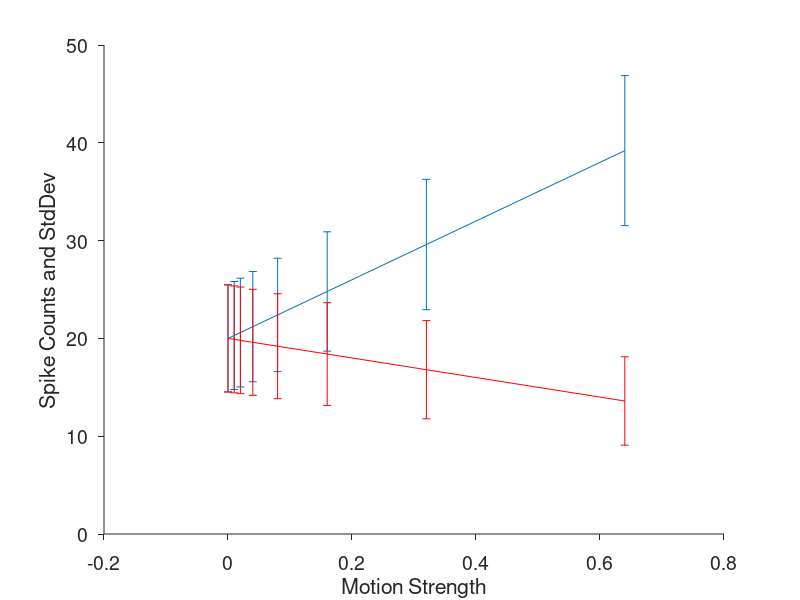

Write MATLAB code to recreate this figure. (Note: this script raises an error after producing the figure.)
% choiceProbabilityTutorial.m%% This tutorial deals with the relationship between single neuron activity% and the behavioral choices that we (or monkeys) make in psychophysics.% It comes at the tail of the signal detection tutorial and deals with the % same topics: motion direction discrimination and MT neural activity.% This is the payoff from SDT because it gives us something to measure in% neurons that will ultimately constrain theories of neural coding.%% It stems from taking seriously the idea that choices in psychophysics arise% from the responses of neurons that represent the likelihood of one alternative% (e.g., leftward motion) versus another (e.g., rightward motion)%% M.N. Shadlen, CSH June, 1998% Updated 6/17/10 MRC% Updated 6/27/22 EAC%addpath('ChoiceProbability');%addpath('gamSpikeTrain');addpath(genpath('dependencies_choiceProbability'));%return%% Compute expected mean responses% To model neurons, we need to set the spontaneous activity, the response% to random noise motion (0% coherence) and the amount of increased or % decreased response when motion is in the PREF or NULL direction of the % neuron.  This turns out to be well approximated by a linear function% <resp> = SpikesPerSecAtCoh0 + SpikesPerSecPerPCoh*COH %SpontAct = 8SpikesPerSecAtCoh0 = 20SpikesPerSecPerPCoh = 30 SpikesPerSecPerNCoh = -10% The response on any one trial is variable.  For cortical neurons% this variability is well accounted for by a proportional relationship % between expected spike COUNTS and the variance.  This describes the % variability from trial to trial that you would measure if you showed the same% stimulus over and over again.  See the GamSpikeTrainTutorial.%% Var[count] = FanoFactor * <count>FanoFactor = 1.5% Since we are dealing with spike counts, we must state how long we have% to count spikesDuration = 1		% seccohvect = [0 .01 .02 .04 .08 .16 .32 .64]'ExpectedCountPREF = SpikesPerSecAtCoh0 + SpikesPerSecPerPCoh*cohvectExpectedCountNULL = SpikesPerSecAtCoh0 + SpikesPerSecPerNCoh*cohvect% From these values we get the response of a neuron to motion in its% preferred direction at a number of motion strengths, and the response to % motion in its anti-preferred (NULL) direction. We can also compute the % standard deviation of the spike counts.figure(1)hold offerrorbar(cohvect,ExpectedCountPREF,sqrt(FanoFactor*ExpectedCountPREF))hold onerrorbar(cohvect,ExpectedCountNULL,sqrt(FanoFactor*ExpectedCountNULL),'r')hold offset(gca,'TickDir','out','FontSize',14,'Box','off');xlabel('Motion Strength')ylabel('Spike Counts and StdDev')% This should be old hat.  The signal detection tutorial went through this. % It is the relative separation of these response distributions, relative % in terms of the standard dev, that leads to the discriminability of % the motion on the basis of this neuron. %% Distributions of responses, sorted by choice% Let's be a little more concrete.  Suppose we show the monkey upward% motion and suppose the subject (monkey) is really% making decisions on a trial by trial basis by comparing the response of % a neuron preferring up to the response of a neuron peferring down.% I won't go through this because we covered this in the sdtTutorial.%% How would the response of the up neuron relate to the monkey's choices?% To answer this we do not want to look at lots of motion strengths, because% it's obvious and trivial that the larger responses from the UP neuron result% in more upward judgments.  That's just because the stronger UP motion leads% to stronger response from the UP neuron. No big deal.% But...if we're serious about our model of how the judgment follows the % neural response, we make another more subtle prediction.  Even for the same% stimulus, the response ought to predict the monkey's choices.% Let's model this.  We'll model the responses by drawing from a normal distribution% That's not a bad approximation so long as the mean response is sufficiently% large (so that negative vals don't occur)coh = 0ntrials = 100ExpectedCountUP = Duration * (SpikesPerSecAtCoh0 + SpikesPerSecPerPCoh*coh)ExpectedCountDOWN = Duration * (SpikesPerSecAtCoh0 + SpikesPerSecPerNCoh*coh)CountsUP = normrnd(ExpectedCountUP,sqrt(FanoFactor*ExpectedCountUP),ntrials,1);CountsDOWN = normrnd(ExpectedCountDOWN,sqrt(FanoFactor*ExpectedCountDOWN),ntrials,1);% On each trial, the monkey chooses UP if the UP response exceeds the down% response.  This is just the standard likelihood model that links SDT with% psychophysics.choicesUP = CountsUP>CountsDOWN;  	% here's the decision rulechoicesDOWN = ~choicesUP;% Now let's see whether there is an association between the choice % the monkey makes and the response from the Up Neuron[h1,resp,fUP] = freqhist(CountsUP(choicesUP),[0:2:40]);[h2,resp,fDOWN] = freqhist(CountsUP(choicesDOWN),[0:2:40]);figure(1),hold offh1 = bar(resp,fUP);hold onh2 = bar(resp,-fDOWN);set(h2,'FaceColor','none')set(gca,'TickDir','out','FontSize',14,'Box','off');xlabel('Spike count')ylabel('Relative frequency')tck = get(gca,'YTick');tck = round(100*tck) / 100;set(gca,'YTick',tck,'YTickLabel',num2str(abs(tck')),'XLim',[0 42])s='Response distributions from UP neuron to 0% coh, sorted by choice';title(s),set(get(gca,'Title'),'FontSize',12)% Notice the subtle difference in these distributions.  % The mean response from the UP neuron on UP choice trials ismean(CountsUP(choicesUP))% The mean response from the UP neuron on DOWN choice trials ismean(CountsUP(choicesDOWN))% Remember, these are responses to the same stimulus.%%% One way to think about this is to ask how well an observer could guess% the monkey's judgment from the responses.  This is a little like asking how % well the neuron's responses discriminate the direction of motion.  We did this % to compute the neurometric function.  Here we are asking how well% an ideal observer would categorize the monkey's choices on the basis% of the response of the neuron.  As in the sdtTutorial, it would be easier % to think of this as if we were given two responses, one drawn from % the set associated with UP choices and one associated with DOWN choices % (remember these are responses to the SAME stimulus).  You (the ideal% observer) would say that the larger response was obtained when the monkey % chose UP.  What's the probability that you would be right?% Answer: area under the ROCChoiceProbabilityUP = rocN(CountsUP(choicesUP), CountsUP(choicesDOWN))% You should get a value around 0.86.  That's a pretty strong association. % It is a prediction about something that can be measured if you record% from the right neuron in a monkey doing psychophysics.% You can compute the theoretical value from the Normal distribution, but% I'll leave that as an exercise in conditional probabilities.%%% You can also write some code to look at the distribution of responses from % the DOWN preferring neuron.[h1,resp,fUP] = freqhist(CountsDOWN(choicesUP),[0:2:40]);[h2,resp,fDOWN] = freqhist(CountsDOWN(choicesDOWN),[0:2:40]);figure(2), hold offh1 = bar(resp,fUP);hold onh2 = bar(resp,-fDOWN);set(h2,'FaceColor','none')set(gca,'TickDir','out','FontSize',14,'Box','off');xlabel('Spike count')ylabel('Relative frequency')tck = get(gca,'YTick');tck = round(100*tck) / 100;set(gca,'YTick',tck,'YTickLabel',num2str(abs(tck')),'XLim',[0 42])s = sprintf('Response distributions from DOWN neuron to %d%% coh, sorted by choice', coh);title(s),set(get(gca,'Title'),'FontSize',12)ChoiceProbabilityUP = rocN(CountsDOWN(choicesDOWN), CountsDOWN(choicesUP))% Convince yourself that the responses in Figs 1 and 2 are actually not% different from each other if we ignore the monkey's choices.  They are% the UP neuron's responses to 0% coh motion and the DOWN neuron's responses % to 0% coh motion.  There's no difference, on average, in the way that the% UP and DOWN preferring neurons respond to 0% coh motion. % All we're saying here is that if the monkey says "up" when the UP neuron% responds more than the DOWN neuron, then the responses will tend to sort % themselves in this way.%% Why are real choice probabilities small?% So what is the real situation?   The choice probability in MT is about 0.58. % That's a long way from 0.86.  Why?% Well, the monkey is probably not making choices based on just one neuron.% So let's follow the same line of thinking developed in sdtTutorial.% Suppose the monkey pools the activity from many neurons. % Let's assume the variable responses from each neuron on each trial are all% independent of one another.poolsize = 50;coh = 0ntrials = 100ExpectedCountUP = Duration * (SpikesPerSecAtCoh0 + SpikesPerSecPerPCoh*coh)ExpectedCountDOWN = Duration * (SpikesPerSecAtCoh0 + SpikesPerSecPerNCoh*coh)% make matrices of the responses.  The rows are the trials.  The columns% are the neurons.  We simulate two pools, UP and DOWN.CountsUP = normrnd(ExpectedCountUP,sqrt(FanoFactor*ExpectedCountUP),ntrials,poolsize);CountsDOWN = normrnd(ExpectedCountDOWN,sqrt(FanoFactor*ExpectedCountDOWN),ntrials,poolsize);%%% The decision rule now depends on the average reponse of all the neurons in % the pool:choicesUP = mean(CountsUP,2) > mean(CountsDOWN,2);  	choicesDOWN = ~choicesUP;%% **** Now sort the responses from any 1 of the UP neurons, based on the monkey's choiceswhichNeuron = 1[h1,resp,fUP] = freqhist(CountsUP(choicesUP,whichNeuron),[0:2:40]);[h2,resp,fDOWN] = freqhist(CountsUP(choicesDOWN,whichNeuron),[0:2:40]);figure(1),hold offh1 = bar(resp,fUP);hold onh2 = bar(resp,-fDOWN);set(h2,'FaceColor','none')set(gca,'TickDir','out','FontSize',14,'Box','off');xlabel('Spike count')ylabel('Relative frequency')tck = get(gca,'YTick');tck = round(100*tck) / 100;set(gca,'YTick',tck,'YTickLabel',num2str(abs(tck')),'XLim',[0 42])s = sprintf('Response distributions from 1 UP neuron to %d%% coh, sorted by choice, poolsize=%d',...  coh, poolsize);title(s),set(get(gca,'Title'),'FontSize',12)% Notice the subtle difference in these distributions has more or less% vanished.  I'm assuming you used a poolsize larger than 10.% The mean response from the UP neuron on UP choice trials ismean(CountsUP(choicesUP,whichNeuron))% The mean response from the UP neuron on DOWN choice trials ismean(CountsUP(choicesDOWN,whichNeuron))%% **** What is the choice probability in this case?  % I wrote a tool that computes ROC area for each of the poolsize neurons% We'll take the mean.ChoiceProbabilityUP = mean(nanroc(CountsUP(choicesUP,:), CountsUP(choicesDOWN,:)))% If you chose poolsize of about 20, then you got a choice probability of % about 0.56.  If you choose poolsize of 100 you should get down below 0.54% This is looking good.  We could, in principle, find the poolsize that predicts% the measured choice probability.  We ought to be pleased that the size% is larger than one.  How could we have possibly found the one neuron that% the monkey uses to base judgments off of?  Really!  % On the other hand, when we have a lot of neurons in the pool, we would % expect an improvement in sensitivity.  That's not good!  The single neurons% in MT are awfully sensitive.  Remember, the neurometric function is % a pretty good match for the psychometric function.  If we pool lots % of neurons, the sensitivity gets fantastic and we can no longer account% for the monkey's performance (threshold).  That's unacceptable.  It implies% that our decision rule is wrong!   % In fact, we would like to account for both sensitivity (i.e., threshold) and % choice probability with the same rule.  % That turns out to be a tall order.  More neurons reduces the impact of any% one on the behavior trial-to-trial, but increases sensitivity to weak % motion.  We'll come back to this.%% Covariance of responses % Remember for the sdtTutorial, that if the responses of the neurons that % comprise the pools are *not* independent, then the benefits of pooling are% curtailed.  Let's look at this.% let's choose a level of correlation:rbar = 0.2% To make weakly correlated responses, we start with 0-mean, unit-variance% normal deviates.xUP = normrnd(0,1,ntrials,poolsize);xDOWN = normrnd(0,1,ntrials,poolsize);% notice that these values are independent.  The mean r value from all % the pairs should be very close to 0.  LEt's convince ourselves.% There are lots of pairwise r vals, poolsize*(poolsize-1) / 2% Plot a frequency histogram.rmatrix = corrcoef(xUP);rmatrix(logical(eye(size(rmatrix)))) = nan;figure(1),hold off, freqhist(rmatrix);set(gca,'TickDir','out','FontSize',14,'Box','off');set(gca,'XLim',[-1 1])xlabel('r_{ij}')ylabel('Relative frequency')% or take the mean of the off diagonal terms of the correlation matrixmeanR(xUP)meanR(xDOWN)%% **** Create a correlated matrix of counts% We can correlate the rows of xUP as follows.% Treat each of the rows as a column vector (xUP')% generate a matrix which is the square root matrix of% the desired covariance matrix.  I don't know a good way to do% this so I designed a brute force method.  I'm sure there are better ways, % but this works.  You can look at % [C Q] = qrancorrelmtx(poolsize,rbar,rbar,1);% Notice that Q*Q' approximates C.  Q is the matrix square root.CountsUP = ExpectedCountUP + sqrt(FanoFactor*ExpectedCountUP)* (Q*xUP')';CountsDOWN = ExpectedCountDOWN + sqrt(FanoFactor*ExpectedCountDOWN)* (Q*xDOWN')';% Confirm that the pairwise correlation is about rbarrmatrix = corrcoef(CountsUP);rmatrix(logical(eye(size(rmatrix)))) = nan;figure(1),hold off, freqhist(rmatrix);set(gca,'TickDir','out','FontSize',14,'Box','off');set(gca,'XLim',[-1 1])xlabel('r_{ij}')ylabel('Relative frequency')% or take the mean of the off diagonal terms of the correlation matrixmeanR(CountsUP)meanR(CountsDOWN)% So now we have matrices of responses.  Each row is a trial.% Each  column is the response from 1 neuron.%% **** What's the choice probability?% The decision rule is choicesUP = mean(CountsUP,2) > mean(CountsDOWN,2);  	choicesDOWN = ~choicesUP;% Now sort the responses from any 1 of the UP neurons, based on the monkey's% choiceswhichNeuron = 1[h1,resp,fUP] = freqhist(CountsUP(choicesUP,whichNeuron),[0:2:40]);[h2,resp,fDOWN] = freqhist(CountsUP(choicesDOWN,whichNeuron),[0:2:40]);figure(3),hold offh1 = bar(resp,fUP);hold onh2 = bar(resp,-fDOWN);set(h2,'FaceColor','none')set(gca,'TickDir','out','FontSize',14,'Box','off');xlabel('Spike count')ylabel('Relative frequency')tck = get(gca,'YTick');tck = round(100*tck) / 100;set(gca,'YTick',tck,'YTickLabel',num2str(abs(tck')),'XLim',[0 42])s = sprintf('Response distributions from 1 UP neuron to %d%% coh, sorted by choice; r=%.3f, poolsize=%d',...  coh, rbar, poolsize);title(s);set(get(gca,'Title'),'FontSize',12)%%% Here's the choice probability (the mean value for each of the poolsize% neurons.  The answer should be around 0.67, depending on poolsizeChoiceProbabilityUP = mean(nanroc(CountsUP(choicesUP,:), CountsUP(choicesDOWN,:)))% This is getting interesting.  If many neurons are weakly correlated% then two things hold.  We learned in the sdtTutorial that the expected improvement% in sensitivity is curtailed.  Now we learn that any one of these neurons% retains a relationship with the decision.% Convince yourself that larger poosizes than 50 or so do not lead to % big changes in the choice probability.  Remember that the improvement in sensitivity% reaches asymptotic value with weakly correlated pools of responses.  There% is an analogous statement about choice probability.  As poolsize increases% the effect of one neuron on the pooled response lessens, but only to a % point.  Again, by 50-100 neurons, the choice probability approaches % an asymptotic value.  This is an important observation.  The correlation we % implemented here is very weak and probably realistic.  Putting this another % way, were it not for correlation, we would probably not measure a choice% probability.%%  **** So how far off are we?  % We now have a substantial covariation between % single neuron and monkey choice -- too large in fact.  We also expect that% pools of neurons will out perform single neurons, leading to lower predicted% thresholds (better sensitivity).  Let's confirm this and get a sense of what% it will take to remedy the discrepancy.% First, compute a psychometric function for 1 neuroncorrect = zeros(size(cohvect));for i = 1:length(cohvect)	coh = cohvect(i);		ExpectedCountUP = Duration * (SpikesPerSecAtCoh0 + SpikesPerSecPerPCoh*coh);	ExpectedCountDOWN = Duration * (SpikesPerSecAtCoh0 + SpikesPerSecPerNCoh*coh);	CountsUP = normrnd(ExpectedCountUP,sqrt(FanoFactor*ExpectedCountUP),ntrials,1);	CountsDOWN = normrnd(ExpectedCountDOWN,sqrt(FanoFactor*ExpectedCountDOWN),ntrials,1);	choicesUP = CountsUP>CountsDOWN;  	% here's the decision rule	% choicesDOWN = ~choicesUP;	correct(i) = sum(choicesUP) / ntrials;end	data = [cohvect correct ntrials*ones(size(cohvect))];[thresh slope] = quickfit(data);x = logspace(-2,0,100)';pmf = 1 - .5 * exp( -(x/thresh).^slope );% plot itfigure(1)clfplot(x,pmf),hold onplot(cohvect,correct,'bo')set(gca,'TickDir','out','FontSize',14,'Box','off');set(gca,'XScale','log','XTick',[.025 .05 .1 .2 .4 .8],'XLim',[.0125 1])xlabel('Motion strength (coherence)')ylabel('Probability correct')s = sprintf('Predicted psychometric function from poolsize=1, r=0: thresh=%.3f', thresh)title(s),set(get(gca,'Title'),'FontSize',12)% Depending on eccentricity, monkeys perform near about 0.1 and neurons% in MT have neurometric thresholds just greater than this.% you can adjust the slope terms at the beginning of this tutorial if% you want to get this better.  %% So now we're ready to ask about pools of neuronspoolsize = 50rbar = 0.2[C Q] = qrancorrelmtx(poolsize,rbar,rbar,1);correct = zeros(size(cohvect));for i = 1:length(cohvect)	coh = cohvect(i);	ExpectedCountUP = Duration * (SpikesPerSecAtCoh0 + SpikesPerSecPerPCoh*coh);	ExpectedCountDOWN = Duration * (SpikesPerSecAtCoh0 + SpikesPerSecPerNCoh*coh);	xUP = normrnd(0,1,ntrials,poolsize);	xDOWN = normrnd(0,1,ntrials,poolsize);	CountsUP = ExpectedCountUP + sqrt(FanoFactor*ExpectedCountUP)* (Q*xUP')';	CountsDOWN = ExpectedCountDOWN + sqrt(FanoFactor*ExpectedCountDOWN)* (Q*xDOWN')';	choicesUP = mean(CountsUP,2) > mean(CountsDOWN,2);  		% choicesDOWN = ~choicesUP;	correct(i) = sum(choicesUP) / ntrials;	if coh==0		ChoiceProbabilityUP = mean(nanroc(CountsUP(choicesUP,:),...		CountsUP(choicesDOWN,:)))	end	end	data = [cohvect correct ntrials*ones(size(cohvect))];[thresh slope] = quickfit(data)x = logspace(-2,0,100)';pmf = 1 - .5 * exp( -(x/thresh).^slope );%% **** plot itfigure(1)hold onplot(x,pmf,'r'),hold onplot(cohvect,correct,'ro')set(gca,'TickDir','out','FontSize',14,'Box','off');set(gca,'XScale','log','XTick',[.025 .05 .1 .2 .4 .8],'XLim',[.0125 1])xlabel('Motion strength (coherence)')ylabel('Probability correct')s = sprintf('Predicted psychometric function from poolsize=1, r=0: thresh=%.3f, choiceprob=%.3f', thresh,ChoiceProbabilityUP);title(s)set(get(gca,'Title'),'FontSize',12)% The threshold should be about 0.07.  That's better than the single % neuron, no doubt about it, but it's not a whole lot better.  Why not?  % Answer: weak correlation among the pool members.  The choice probability is % a bit high, but not too high (about 0.6). That's promising because a little noise % might align both predictions with the measurements (threshold and choice% probability).  Remember, without correlation we were in trouble.  We either% had to have few neurons in the pools to get a reasonable predicted threshold, % or we predicted a very high choice probability.  Had we added noise to % such a model we could conceivably lower the choice probability, % but the strategy fails to satisfy both% experimental constraints.  Of course, the values we used to model% MT responses were not taken from real cells.  If you would like to% explore these issues further, using real values for MT response, % try the mtModelDemo.m. 